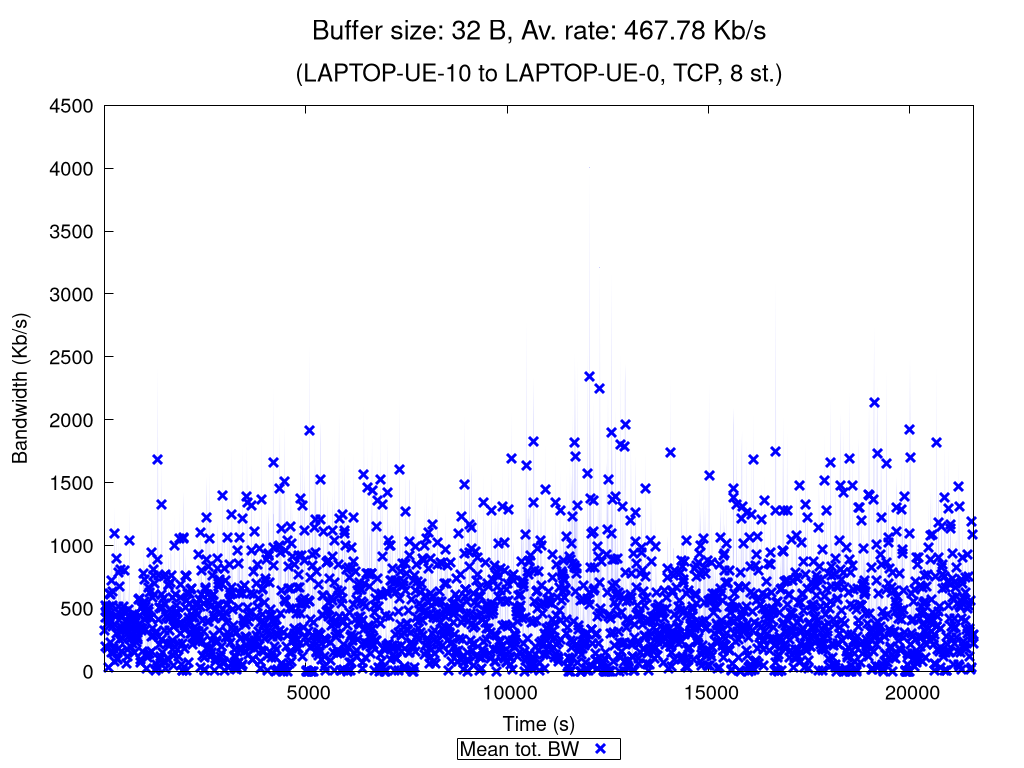

This chart was generated by the following gnuplot code:
set terminal pngcairo nocrop enhanced size 1024,768 font "Verdana,15"
set output "TCP_8_st_2020_11_13_08-47-29_two2one_00032B.png"

set title "{/=20 Buffer size: 32 B, Av. rate: 467.78 Kb/s}\n\n{/=18 (LAPTOP-UE-10 to LAPTOP-UE-0, TCP, 8 st.)}"

set xlabel "Time (s)"
set ylabel "Bandwidth (Kb/s)"
set ytics nomirror
set key bmargin center horizontal box samplen 1 width -1
set bmargin 4.6
set rmargin 4.5

rf = 1000.0  # rate factor
set style fill transparent solid 0.2 noborder
set autoscale xfix
plot "TCP_8_st_2020_11_13_08-47-29_two2one_00032B_iperf_processed.dat" using 1:($2/rf-$3/rf):($2/rf+$3/rf) with filledcurves lc rgb "blue" notitle, \
     "" using 1:($2/rf) with points pt 2 ps 1.5 lw 3 lc rgb "blue" title "Mean tot. BW", \
